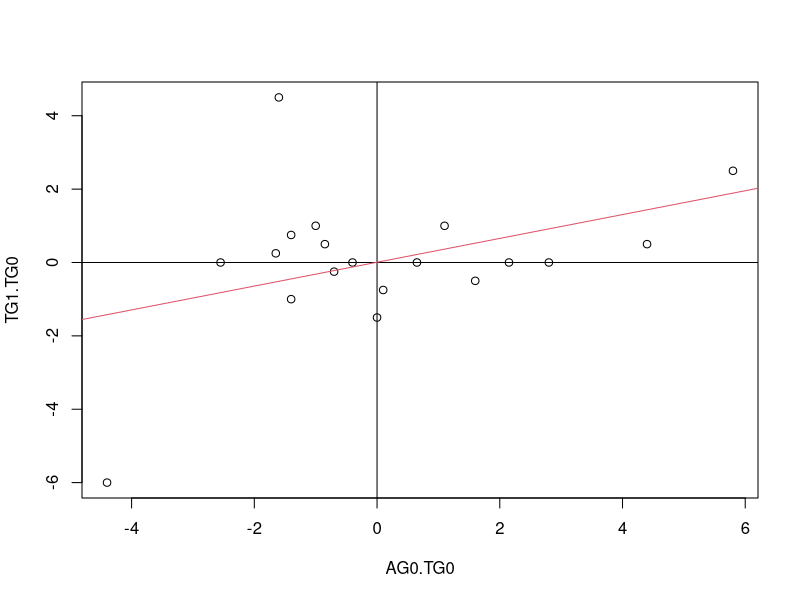

The R source for this figure:
library(lmtest)


### Name: growthofmoney
### Title: Growth of Money Supply
### Aliases: growthofmoney
### Keywords: datasets

### ** Examples

data(growthofmoney)

## page 137, fit Hetzel OLS model
## first/second line in Table 6.7

modelHetzel <- TG1.TG0 ~ AG0.TG0
lm(modelHetzel, data=growthofmoney)
dwtest(modelHetzel, data=growthofmoney)


## page 135, fit test statistics in Table 6.8
#############################################

if(require(strucchange, quietly = TRUE)) {
## Chow 1974(1)
sctest(modelHetzel, point=c(1973,4), data=growthofmoney, type="Chow") }

## RESET
reset(modelHetzel, data=growthofmoney)
reset(modelHetzel, power=2, type="regressor", data=growthofmoney)
reset(modelHetzel, type="princomp", data=growthofmoney)

## Harvey-Collier
harvtest(modelHetzel, order.by= ~ AG0.TG0, data=growthofmoney)

## Rainbow
raintest(modelHetzel, order.by = "mahalanobis", data=growthofmoney)


## Identification of outliers
#############################

## Figure 6.1
plot(modelHetzel, data=growthofmoney)
abline(v=0)
abline(h=0)
abline(coef(lm(modelHetzel, data=growthofmoney)), col=2)

## Table 6.7, last line
growthofmoney2 <- as.data.frame(growthofmoney[-c(5:6),])
lm(modelHetzel, data=growthofmoney2)
dwtest(modelHetzel, data=growthofmoney2)
